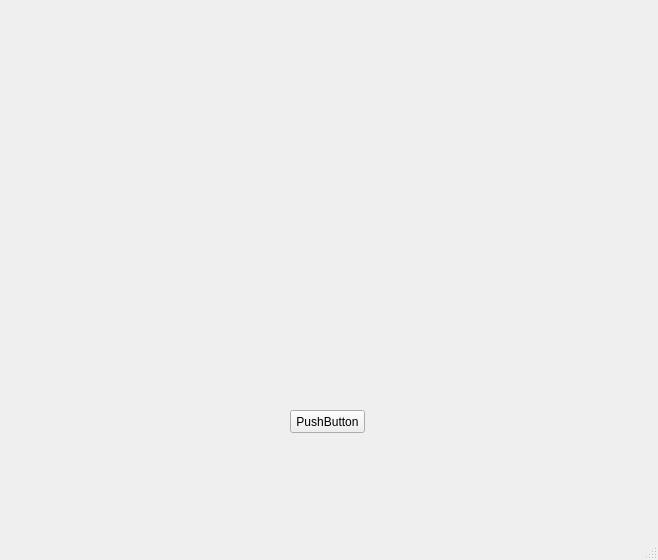
<?xml version="1.0" encoding="UTF-8"?>
<ui version="4.0">
 <class>MainWindow</class>
 <widget class="QMainWindow" name="MainWindow">
  <property name="geometry">
   <rect>
    <x>0</x>
    <y>0</y>
    <width>658</width>
    <height>560</height>
   </rect>
  </property>
  <property name="windowTitle">
   <string>MainWindow</string>
  </property>
  <widget class="QWidget" name="centralwidget">
   <widget class="QPushButton" name="pushButton">
    <property name="geometry">
     <rect>
      <x>290</x>
      <y>410</y>
      <width>75</width>
      <height>23</height>
     </rect>
    </property>
    <property name="text">
     <string>PushButton</string>
    </property>
   </widget>
  </widget>
  <widget class="QStatusBar" name="statusbar"/>
 </widget>
 <resources/>
 <connections/>
</ui>
